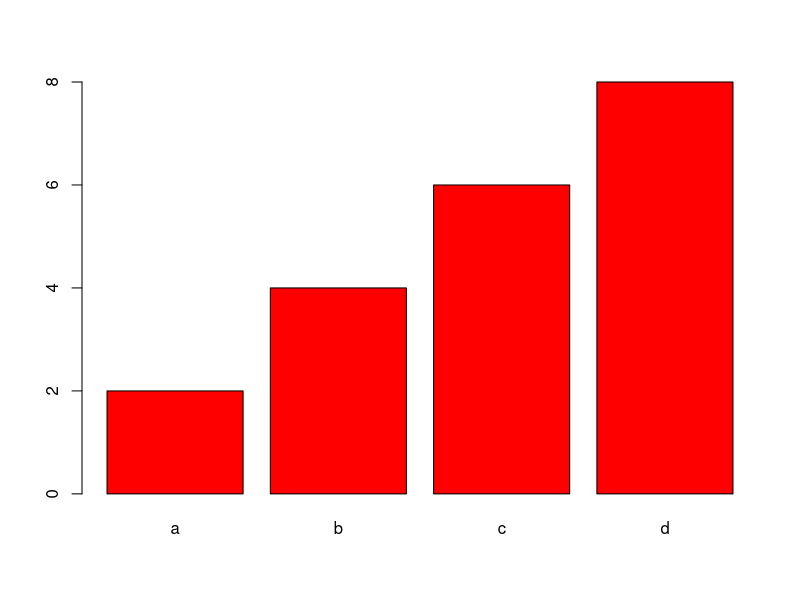
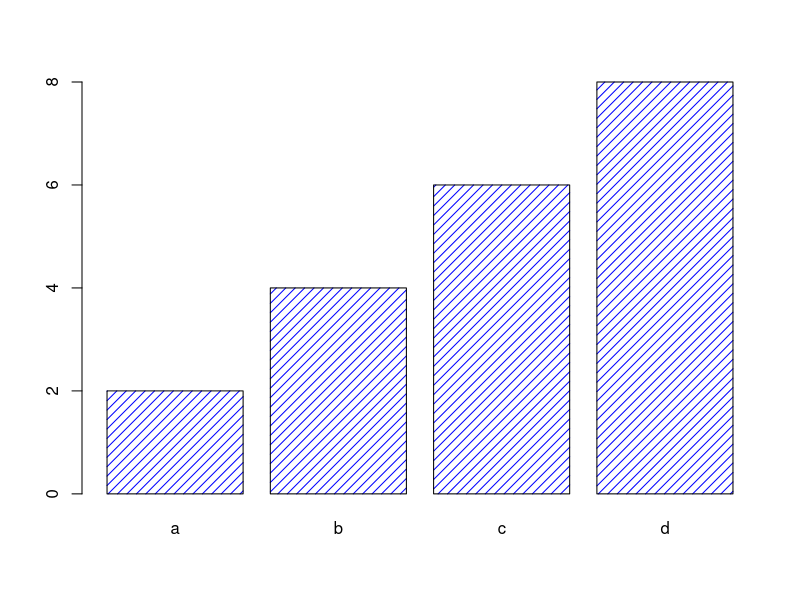
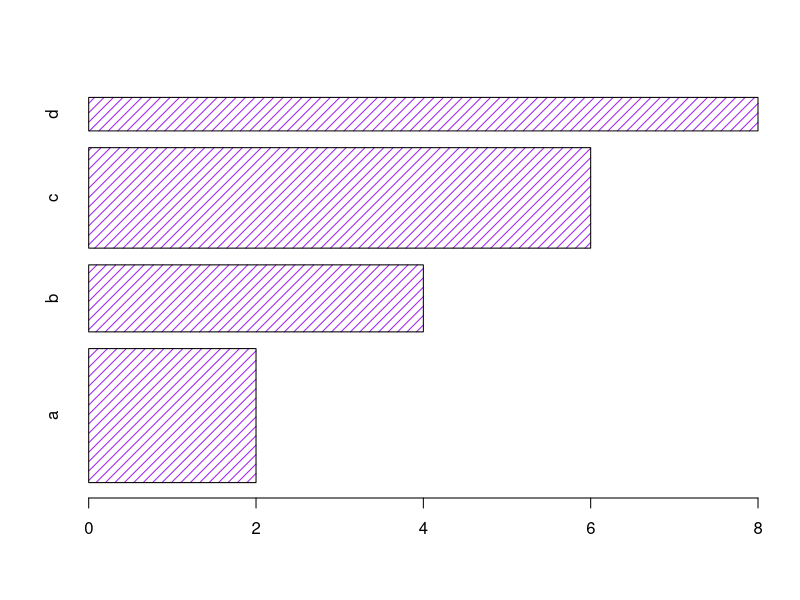

Reproduce these figures in R, in order.
# A bar charts use rectangular  bars to visualize data.

# -bar charts can be displayed horizontally or vertically

# -- the height or length of the bars are proportional to the values they represent.

# ----use the barplot() function to draw a vertical bar chart:

# x-axis values

x <- c("a","b","c","d")

# y-axis values
y <- c(2,4,6,8)

barplot(y, names.arg = x, col = "red") 
# names.arg defines the name of each observation in x-axis


# to change the bar texture use the density parameter
barplot(y, names.arg = x, col="blue", density = 15)

# use the width parameter to change the width of bar

# horizontal bars then use horiz=TRUE

barplot(y, names.arg = x, col = "purple", density = 15, width = c(4,2,3,1), horiz=TRUE)